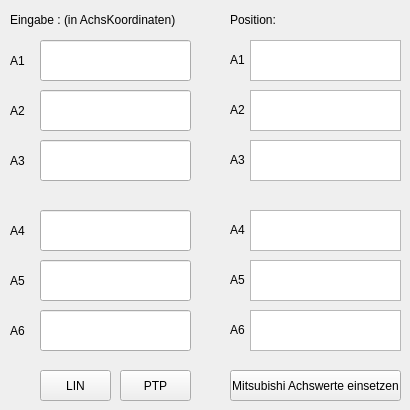
          <widget class="QWidget" name="tab_6">
           <attribute name="title">
            <string>Achs Koordinaten</string>
           </attribute>
           <widget class="QLineEdit" name="sendJointA1_kuka">
            <property name="geometry">
             <rect>
              <x>40</x>
              <y>40</y>
              <width>151</width>
              <height>41</height>
             </rect>
            </property>
           </widget>
           <widget class="QLabel" name="label_robot_send_to_12">
            <property name="geometry">
             <rect>
              <x>10</x>
              <y>150</y>
              <width>21</width>
              <height>21</height>
             </rect>
            </property>
            <property name="text">
             <string>A3</string>
            </property>
           </widget>
           <widget class="QLabel" name="label_robot_send_to_13">
            <property name="geometry">
             <rect>
              <x>10</x>
              <y>50</y>
              <width>16</width>
              <height>21</height>
             </rect>
            </property>
            <property name="text">
             <string>A1</string>
            </property>
           </widget>
           <widget class="QLabel" name="label_robot_received_from_9">
            <property name="geometry">
             <rect>
              <x>10</x>
              <y>270</y>
              <width>21</width>
              <height>21</height>
             </rect>
            </property>
            <property name="text">
             <string>A5</string>
            </property>
           </widget>
           <widget class="QLineEdit" name="sendJointA4_kuka">
            <property name="geometry">
             <rect>
              <x>40</x>
              <y>210</y>
              <width>151</width>
              <height>41</height>
             </rect>
            </property>
           </widget>
           <widget class="QLabel" name="label_3">
            <property name="geometry">
             <rect>
              <x>10</x>
              <y>10</y>
              <width>211</width>
              <height>20</height>
             </rect>
            </property>
            <property name="text">
             <string>Eingabe : (in AchsKoordinaten)</string>
            </property>
           </widget>
           <widget class="QLabel" name="label_robot_received_from_10">
            <property name="geometry">
             <rect>
              <x>10</x>
              <y>100</y>
              <width>21</width>
              <height>21</height>
             </rect>
            </property>
            <property name="text">
             <string>A2</string>
            </property>
           </widget>
           <widget class="QLabel" name="label_robot_received_from_11">
            <property name="geometry">
             <rect>
              <x>10</x>
              <y>220</y>
              <width>21</width>
              <height>21</height>
             </rect>
            </property>
            <property name="text">
             <string>A4</string>
            </property>
           </widget>
           <widget class="QLabel" name="label_robot_send_to_14">
            <property name="geometry">
             <rect>
              <x>10</x>
              <y>320</y>
              <width>21</width>
              <height>21</height>
             </rect>
            </property>
            <property name="text">
             <string>A6</string>
            </property>
           </widget>
           <widget class="QLabel" name="label_20">
            <property name="geometry">
             <rect>
              <x>230</x>
              <y>10</y>
              <width>63</width>
              <height>20</height>
             </rect>
            </property>
            <property name="text">
             <string>Position:</string>
            </property>
           </widget>
           <widget class="QLabel" name="label_21">
            <property name="geometry">
             <rect>
              <x>230</x>
              <y>100</y>
              <width>21</width>
              <height>20</height>
             </rect>
            </property>
            <property name="text">
             <string>A2</string>
            </property>
           </widget>
           <widget class="QLabel" name="label_22">
            <property name="geometry">
             <rect>
              <x>230</x>
              <y>50</y>
              <width>16</width>
              <height>20</height>
             </rect>
            </property>
            <property name="text">
             <string>A1</string>
            </property>
           </widget>
           <widget class="QLabel" name="label_23">
            <property name="geometry">
             <rect>
              <x>230</x>
              <y>320</y>
              <width>21</width>
              <height>20</height>
             </rect>
            </property>
            <property name="text">
             <string>A6</string>
            </property>
           </widget>
           <widget class="QLabel" name="label_24">
            <property name="geometry">
             <rect>
              <x>230</x>
              <y>150</y>
              <width>21</width>
              <height>20</height>
             </rect>
            </property>
            <property name="text">
             <string>A3</string>
            </property>
           </widget>
           <widget class="QLabel" name="label_25">
            <property name="geometry">
             <rect>
              <x>230</x>
              <y>220</y>
              <width>21</width>
              <height>20</height>
             </rect>
            </property>
            <property name="text">
             <string>A4</string>
            </property>
           </widget>
           <widget class="QLabel" name="label_26">
            <property name="geometry">
             <rect>
              <x>230</x>
              <y>270</y>
              <width>21</width>
              <height>20</height>
             </rect>
            </property>
            <property name="text">
             <string>A5</string>
            </property>
           </widget>
           <widget class="QPushButton" name="buttonKukaAchsLIN">
            <property name="geometry">
             <rect>
              <x>40</x>
              <y>370</y>
              <width>71</width>
              <height>31</height>
             </rect>
            </property>
            <property name="text">
             <string>LIN</string>
            </property>
           </widget>
           <widget class="QPushButton" name="buttonKukaAchsPTP">
            <property name="geometry">
             <rect>
              <x>120</x>
              <y>370</y>
              <width>71</width>
              <height>31</height>
             </rect>
            </property>
            <property name="text">
             <string>PTP</string>
            </property>
           </widget>
           <widget class="QPushButton" name="buttonGetMitsuAchs">
            <property name="geometry">
             <rect>
              <x>230</x>
              <y>370</y>
              <width>171</width>
              <height>31</height>
             </rect>
            </property>
            <property name="text">
             <string>Mitsubishi Achswerte einsetzen</string>
            </property>
           </widget>
           <widget class="QLineEdit" name="sendJointA2_kuka">
            <property name="geometry">
             <rect>
              <x>40</x>
              <y>90</y>
              <width>151</width>
              <height>41</height>
             </rect>
            </property>
           </widget>
           <widget class="QLineEdit" name="sendJointA3_kuka">
            <property name="geometry">
             <rect>
              <x>40</x>
              <y>140</y>
              <width>151</width>
              <height>41</height>
             </rect>
            </property>
           </widget>
           <widget class="QLineEdit" name="sendJointA5_kuka">
            <property name="geometry">
             <rect>
              <x>40</x>
              <y>260</y>
              <width>151</width>
              <height>41</height>
             </rect>
            </property>
           </widget>
           <widget class="QLineEdit" name="sendJointA6_kuka">
            <property name="geometry">
             <rect>
              <x>40</x>
              <y>310</y>
              <width>151</width>
              <height>41</height>
             </rect>
            </property>
           </widget>
           <widget class="QPlainTextEdit" name="recievejointA1_kuka">
            <property name="enabled">
             <bool>true</bool>
            </property>
            <property name="geometry">
             <rect>
              <x>250</x>
              <y>40</y>
              <width>151</width>
              <height>41</height>
             </rect>
            </property>
            <property name="undoRedoEnabled">
             <bool>false</bool>
            </property>
            <property name="readOnly">
             <bool>true</bool>
            </property>
           </widget>
           <widget class="QPlainTextEdit" name="recievejointA2_kuka">
            <property name="enabled">
             <bool>true</bool>
            </property>
            <property name="geometry">
             <rect>
              <x>250</x>
              <y>90</y>
              <width>151</width>
              <height>41</height>
             </rect>
            </property>
            <property name="undoRedoEnabled">
             <bool>false</bool>
            </property>
            <property name="readOnly">
             <bool>true</bool>
            </property>
           </widget>
           <widget class="QPlainTextEdit" name="recievejointA3_kuka">
            <property name="enabled">
             <bool>true</bool>
            </property>
            <property name="geometry">
             <rect>
              <x>250</x>
              <y>140</y>
              <width>151</width>
              <height>41</height>
             </rect>
            </property>
            <property name="undoRedoEnabled">
             <bool>false</bool>
            </property>
            <property name="readOnly">
             <bool>true</bool>
            </property>
           </widget>
           <widget class="QPlainTextEdit" name="recievejointA4_kuka">
            <property name="enabled">
             <bool>true</bool>
            </property>
            <property name="geometry">
             <rect>
              <x>250</x>
              <y>210</y>
              <width>151</width>
              <height>41</height>
             </rect>
            </property>
            <property name="undoRedoEnabled">
             <bool>false</bool>
            </property>
            <property name="readOnly">
             <bool>true</bool>
            </property>
           </widget>
           <widget class="QPlainTextEdit" name="recievejointA5_kuka">
            <property name="enabled">
             <bool>true</bool>
            </property>
            <property name="geometry">
             <rect>
              <x>250</x>
              <y>260</y>
              <width>151</width>
              <height>41</height>
             </rect>
            </property>
            <property name="undoRedoEnabled">
             <bool>false</bool>
            </property>
            <property name="readOnly">
             <bool>true</bool>
            </property>
           </widget>
           <widget class="QPlainTextEdit" name="recievejointA6_kuka">
            <property name="enabled">
             <bool>true</bool>
            </property>
            <property name="geometry">
             <rect>
              <x>250</x>
              <y>310</y>
              <width>151</width>
              <height>41</height>
             </rect>
            </property>
            <property name="undoRedoEnabled">
             <bool>false</bool>
            </property>
            <property name="readOnly">
             <bool>true</bool>
            </property>
           </widget>
          </widget>
